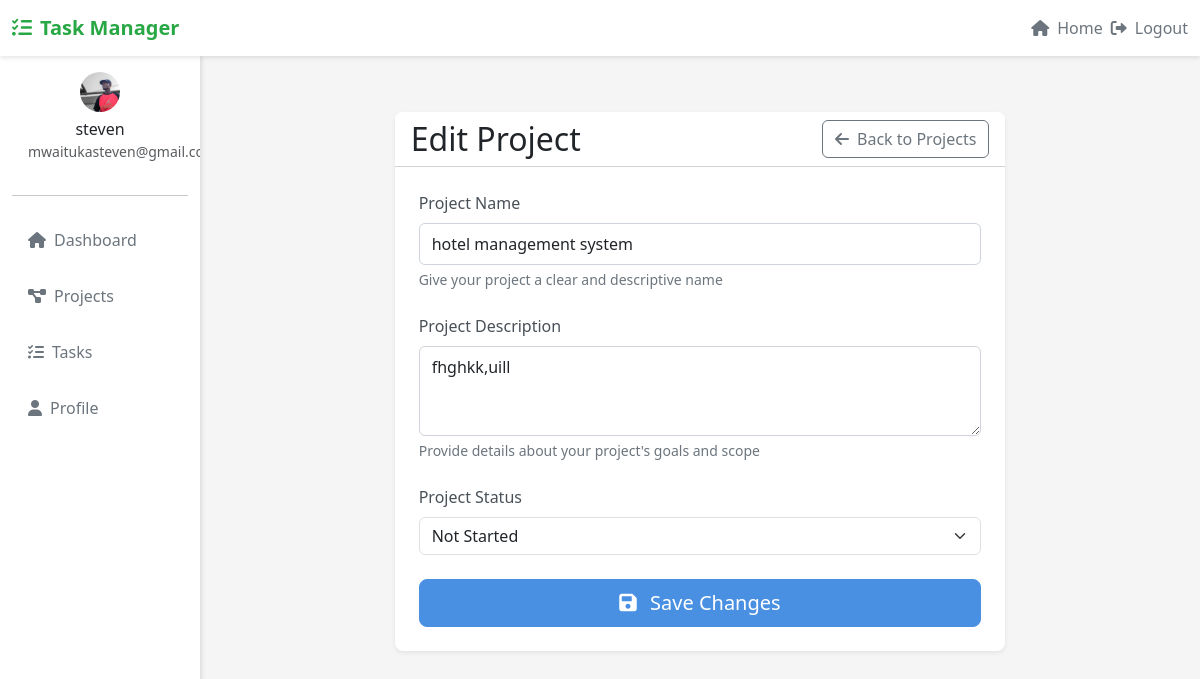
/projects/3/edit/ (signed in), run on the app's committed database.
### task_manager_app/models.py (models this page shows, shortened)
class UserProfile(models.Model):
    user = models.OneToOneField(User, on_delete=models.CASCADE, related_name='userprofile')
    profile_picture = models.ImageField(upload_to='profile_pics/', null=True, blank=True)
    bio = models.TextField(max_length=500, blank=True)

class Project(models.Model):
    STATUS_CHOICES = [
        ('not_started', 'Not Started'),
        ('in_progress', 'In Progress'),
        ('completed', 'Completed'),
    ]
    name = models.CharField(max_length=200)
    description = models.TextField()
    user = models.ForeignKey(User, on_delete=models.CASCADE, related_name='projects', null=True, blank=True)
    created_at = models.DateTimeField(auto_now_add=True)
    updated_at = models.DateTimeField(auto_now=True)
    status = models.CharField(max_length=20, choices=STATUS_CHOICES, default='not_started')
    class Meta:
        ordering = ['-updated_at']

### task_manager_app/views.py (the view)
# urls.py: path('projects/<int:project_id>/edit/', views.project_edit, name='project_edit'),
@login_required
def project_edit(request, project_id):
    project = get_object_or_404(Project, id=project_id, user=request.user)
    if request.method == 'POST':
        form = ProjectForm(request.POST, instance=project)
        if form.is_valid():
            form.save()
            return redirect('task_manager:project_detail', project_id=project.id)
    else:
        form = ProjectForm(instance=project)
    return render(request, 'task_manager_app/project_form.html', {'form': form, 'project': project})

### task_manager_app/forms.py
class ProjectForm(forms.ModelForm):
    class Meta:
        model = Project
        fields = ['name', 'description', 'status']
        widgets = {
            'name': forms.TextInput(attrs={'class': 'form-control', 'placeholder': 'Enter project name'}),
            'description': forms.Textarea(attrs={'class': 'form-control', 'rows': 3, 'placeholder': 'Enter project description'}),
            'status': forms.Select(attrs={'class': 'form-select'}),
        }

### task_manager_app/templates/task_manager_app/project_form.html (shortened to what this page needs)
{% extends 'base.html' %}
{% block content %}
<div class="container py-4">
    <div class="row justify-content-center">
        <div class="col-md-8">
            <div class="card shadow-sm">
                <div class="card-header bg-white">
                    <div class="d-flex justify-content-between align-items-center">
                        <h2 class="card-title mb-0">{% if project %}Edit Project{% else %}Create New Project{% endif %}</h2>
                        <a href="{% url 'task_manager:project_list' %}" class="btn btn-outline-secondary">
                            <i class="fas fa-arrow-left me-2"></i>Back to Projects
                        </a>
                    </div>
                </div>
                <div class="card-body p-4">
                    <form method="post" class="needs-validation" novalidate>
                        <div class="mb-4">
                            <label for="{{ form.name.id_for_label }}" class="form-label">Project Name</label>
                            {{ form.name }}
                            <div class="form-text">Give your project a clear and descriptive name</div>
                        </div>
                        <div class="mb-4">
                            <label for="{{ form.description.id_for_label }}" class="form-label">Project Description</label>
                            {{ form.description }}
                            <div class="form-text">Provide details about your project's goals and scope</div>
                        </div>
                        <div class="mb-4">
                            <label for="{{ form.status.id_for_label }}" class="form-label">Project Status</label>
                            {{ form.status }}
                        </div>
                        <div class="d-grid gap-2">
                            <button type="submit" class="btn btn-primary btn-lg">
                                <i class="fas fa-{% if project %}save{% else %}plus-circle{% endif %} me-2"></i>
                                {% if project %}Save Changes{% else %}Create Project{% endif %}
                            </button>
                        </div>
                    </form>
                </div>
            </div>
        </div>
    </div>
</div>
{% endblock %}

### task_manager_app/templates/base.html (shortened to what this page needs)
<!DOCTYPE html>
<html lang="en">
<head>
    <link href="https://cdn.jsdelivr.net/npm/bootstrap@5.3.0/dist/css/bootstrap.min.css" rel="stylesheet">
    <link href="https://cdnjs.cloudflare.com/ajax/libs/font-awesome/6.0.0/css/all.min.css" rel="stylesheet">
</head>
<body>
    <nav class="navbar navbar-expand-lg navbar-light">
        <div class="container-fluid">
            <a class="navbar-brand" href="{% url 'task_manager:homepage' %}">
                <i class="fas fa-tasks me-2"></i>Task Manager
            </a>
            <div class="collapse navbar-collapse" id="navbarNav">
                <ul class="navbar-nav ms-auto align-items-center">
                    {% if user.is_authenticated %}
                        <li class="nav-item">
                            <a class="nav-link" href="{% url 'task_manager:homepage' %}">
                                <i class="fas fa-home me-2"></i>Home
                            </a>
                        </li>
                        <li class="nav-item">
                            <form method="post" action="{% url 'logout' %}" class="d-inline m-0">
                                <button type="submit" class="btn btn-link nav-link p-0">
                                    <i class="fas fa-sign-out-alt me-2"></i>Logout
                                </button>
                            </form>
                        </li>
                    {% endif %}
                </ul>
            </div>
        </div>
    </nav>
    <div class="container-fluid">
        <div class="row">
            {% if user.is_authenticated %}
            <div class="col-md-3 col-lg-2 d-md-block sidebar collapse">
                <div class="position-sticky">
                    <div class="text-center p-3">
                        {% if user.userprofile.profile_picture %}
                            <img src="{{ user.userprofile.profile_picture.url }}" alt="Profile" class="rounded-circle profile-img mb-2">
                        {% else %}
                            <i class="fas fa-user-circle fa-3x mb-2 text-secondary"></i>
                        {% endif %}
                        <h6 class="mb-0">{{ user.username }}</h6>
                        <small class="text-muted">{{ user.email }}</small>
                    </div>
                    <hr>
                    <ul class="nav flex-column">
                        <li class="nav-item">
                            <a class="nav-link {% if request.resolver_match.url_name == 'dashboard' %}active{% endif %}" href="{% url 'task_manager:dashboard' %}">
                                <i class="fas fa-home me-2"></i>Dashboard
                            </a>
                        </li>
                        <li class="nav-item">
                            <a class="nav-link {% if request.resolver_match.url_name == 'project_list' %}active{% endif %}" href="{% url 'task_manager:project_list' %}">
                                <i class="fas fa-project-diagram me-2"></i>Projects
                            </a>
                        </li>
                        <li class="nav-item">
                            <a class="nav-link {% if request.resolver_match.url_name == 'task_list' %}active{% endif %}" href="{% url 'task_manager:task_list' %}">
                                <i class="fas fa-tasks me-2"></i>Tasks
                            </a>
                        </li>
                        <li class="nav-item">
                            <a class="nav-link {% if request.resolver_match.url_name == 'profile' %}active{% endif %}" href="{% url 'task_manager:profile' %}">
                                <i class="fas fa-user me-2"></i>Profile
                            </a>
                        </li>
                    </ul>
                </div>
            </div>
            {% endif %}
            <main class="col-md-9 ms-sm-auto col-lg-10 px-md-4 main-content">
                {% block content %}{% endblock %}
            </main>
        </div>
    </div>
</body>
</html>

### task_manager_app/templates/base.html (style rules this page uses)
:root { --primary-color: #4a90e2; --secondary-color: #f8f9fa; --accent-color: #6c757d; --success-color: #28a745; --danger-color: #dc3545; --warning-color: #ffc107; --info-color: #17a2b8; }
body { min-height: 100vh; display: flex; flex-direction: column; background-color: #f5f5f5; }
.navbar { background-color: white; box-shadow: 0 2px 4px rgba(0,0,0,0.1); position: sticky; top: 0; z-index: 1000; }
.navbar-brand { font-weight: bold; color: var(--success-color); }
.nav-link { color: var(--accent-color); transition: color 0.3s ease; }
.btn-primary { background-color: var(--primary-color); border-color: var(--primary-color); }
.card { border: none; box-shadow: 0 2px 4px rgba(0,0,0,0.1); transition: transform 0.3s ease; }
.btn-link { text-decoration: none; padding: 0; }
.sidebar { background-color: white; min-height: calc(100vh - 56px); box-shadow: 2px 0 4px rgba(0,0,0,0.1); position: sticky; top: 56px; height: calc(100vh - 56px); overflow-y: auto; }
.sidebar .nav-link { color: var(--accent-color); padding: 0.8rem 1rem; border-radius: 0.25rem; margin: 0.2rem 0; transition: all 0.3s ease; }
.profile-img { width: 40px; height: 40px; object-fit: cover; }
.main-content { flex: 1; padding: 2rem; background-color: #f5f5f5; }
.form-control { border-radius: 8px; border: 1px solid #e0e0e0; padding: 12px; }

### task_manager_app/templates/task_manager_app/project_form.html (style rules this page uses)
.form-control { border-radius: 0.375rem; border: 1px solid #ced4da; padding: 0.5rem 0.75rem; }
.form-label { font-weight: 500; color: #495057; }
.card { border: none; border-radius: 0.5rem; }
.card-header { border-radius: 0.5rem 0.5rem 0 0 !important; }
.form-text { font-size: 0.875rem; color: #6c757d; margin-top: 0.25rem; }

### data on the page
Project: name "hotel management system", description "fhghkk,uill", status "Not Started"

### other printed values
{{ user.username }} "steven"
